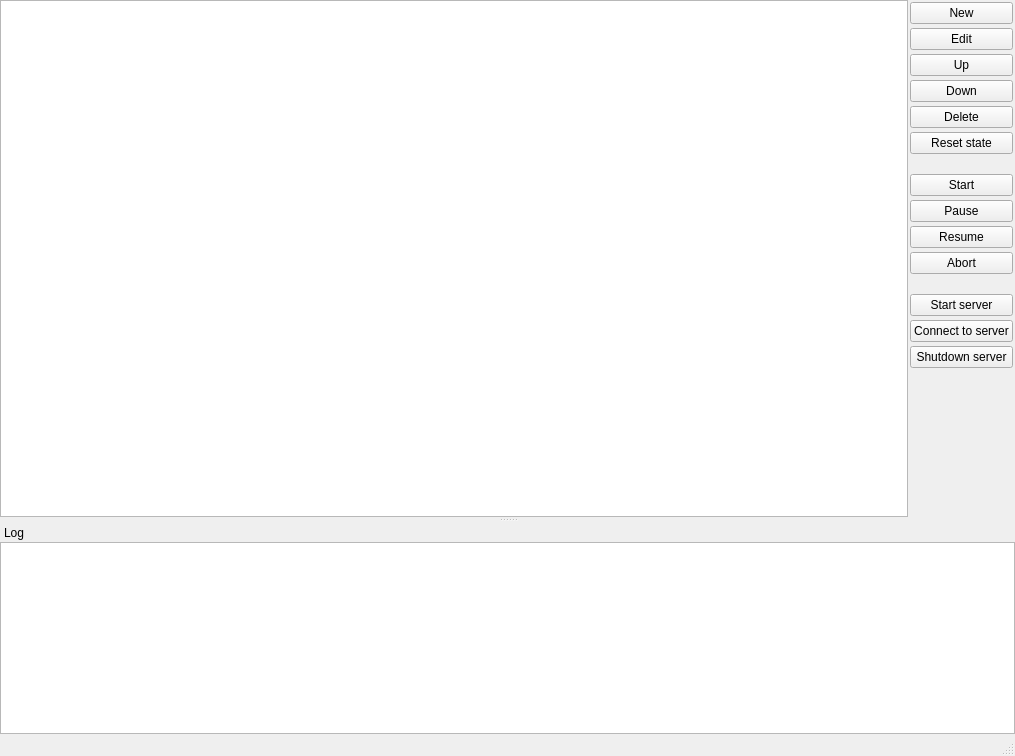
<?xml version="1.0" encoding="UTF-8"?>
<ui version="4.0">
 <class>MainWindow</class>
 <widget class="QMainWindow" name="MainWindow">
  <property name="geometry">
   <rect>
    <x>0</x>
    <y>0</y>
    <width>1015</width>
    <height>756</height>
   </rect>
  </property>
  <property name="windowIcon">
   <iconset resource="../../resources/vsedit-job-server-watcher.qrc">
    <normaloff>:/watcher.ico</normaloff>:/watcher.ico</iconset>
  </property>
  <widget class="QWidget" name="centralWidget">
   <layout class="QHBoxLayout" name="horizontalLayout">
    <property name="spacing">
     <number>2</number>
    </property>
    <property name="leftMargin">
     <number>0</number>
    </property>
    <property name="topMargin">
     <number>0</number>
    </property>
    <property name="rightMargin">
     <number>0</number>
    </property>
    <property name="bottomMargin">
     <number>0</number>
    </property>
    <item>
     <widget class="QTableView" name="jobsTableView">
      <property name="autoScroll">
       <bool>false</bool>
      </property>
      <property name="selectionBehavior">
       <enum>QAbstractItemView::SelectRows</enum>
      </property>
      <property name="verticalScrollMode">
       <enum>QAbstractItemView::ScrollPerPixel</enum>
      </property>
      <property name="horizontalScrollMode">
       <enum>QAbstractItemView::ScrollPerPixel</enum>
      </property>
      <attribute name="horizontalHeaderHighlightSections">
       <bool>false</bool>
      </attribute>
      <attribute name="verticalHeaderVisible">
       <bool>false</bool>
      </attribute>
     </widget>
    </item>
    <item>
     <layout class="QVBoxLayout" name="verticalLayout">
      <property name="spacing">
       <number>4</number>
      </property>
      <property name="leftMargin">
       <number>0</number>
      </property>
      <property name="topMargin">
       <number>2</number>
      </property>
      <property name="rightMargin">
       <number>2</number>
      </property>
      <property name="bottomMargin">
       <number>2</number>
      </property>
      <item>
       <widget class="QPushButton" name="jobNewButton">
        <property name="text">
         <string>New</string>
        </property>
       </widget>
      </item>
      <item>
       <widget class="QPushButton" name="jobEditButton">
        <property name="text">
         <string>Edit</string>
        </property>
       </widget>
      </item>
      <item>
       <widget class="QPushButton" name="jobMoveUpButton">
        <property name="text">
         <string>Up</string>
        </property>
       </widget>
      </item>
      <item>
       <widget class="QPushButton" name="jobMoveDownButton">
        <property name="text">
         <string>Down</string>
        </property>
       </widget>
      </item>
      <item>
       <widget class="QPushButton" name="jobDeleteButton">
        <property name="text">
         <string>Delete</string>
        </property>
       </widget>
      </item>
      <item>
       <widget class="QPushButton" name="jobResetStateButton">
        <property name="text">
         <string>Reset state</string>
        </property>
       </widget>
      </item>
      <item>
       <spacer name="verticalSpacer_2">
        <property name="orientation">
         <enum>Qt::Vertical</enum>
        </property>
        <property name="sizeType">
         <enum>QSizePolicy::Preferred</enum>
        </property>
        <property name="sizeHint" stdset="0">
         <size>
          <width>20</width>
          <height>16</height>
         </size>
        </property>
       </spacer>
      </item>
      <item>
       <widget class="QPushButton" name="startButton">
        <property name="text">
         <string>Start</string>
        </property>
       </widget>
      </item>
      <item>
       <widget class="QPushButton" name="pauseButton">
        <property name="text">
         <string>Pause</string>
        </property>
       </widget>
      </item>
      <item>
       <widget class="QPushButton" name="resumeButton">
        <property name="text">
         <string>Resume</string>
        </property>
       </widget>
      </item>
      <item>
       <widget class="QPushButton" name="abortButton">
        <property name="text">
         <string>Abort</string>
        </property>
       </widget>
      </item>
      <item>
       <spacer name="verticalSpacer_3">
        <property name="orientation">
         <enum>Qt::Vertical</enum>
        </property>
        <property name="sizeType">
         <enum>QSizePolicy::Preferred</enum>
        </property>
        <property name="sizeHint" stdset="0">
         <size>
          <width>20</width>
          <height>16</height>
         </size>
        </property>
       </spacer>
      </item>
      <item>
       <widget class="QPushButton" name="startServerButton">
        <property name="text">
         <string>Start server</string>
        </property>
       </widget>
      </item>
      <item>
       <widget class="QPushButton" name="connectToServerButton">
        <property name="text">
         <string>Connect to server</string>
        </property>
       </widget>
      </item>
      <item>
       <widget class="QPushButton" name="shutdownServerButton">
        <property name="text">
         <string>Shutdown server</string>
        </property>
       </widget>
      </item>
      <item>
       <spacer name="verticalSpacer">
        <property name="orientation">
         <enum>Qt::Vertical</enum>
        </property>
        <property name="sizeHint" stdset="0">
         <size>
          <width>20</width>
          <height>40</height>
         </size>
        </property>
       </spacer>
      </item>
     </layout>
    </item>
   </layout>
  </widget>
  <widget class="QMenuBar" name="menuBar">
   <property name="geometry">
    <rect>
     <x>0</x>
     <y>0</y>
     <width>1015</width>
     <height>21</height>
    </rect>
   </property>
  </widget>
  <widget class="QStatusBar" name="statusBar"/>
  <widget class="QDockWidget" name="dockWidget">
   <property name="features">
    <set>QDockWidget::NoDockWidgetFeatures</set>
   </property>
   <property name="allowedAreas">
    <set>Qt::BottomDockWidgetArea</set>
   </property>
   <property name="windowTitle">
    <string>Log</string>
   </property>
   <attribute name="dockWidgetArea">
    <number>8</number>
   </attribute>
   <widget class="QWidget" name="dockWidgetContents">
    <layout class="QGridLayout" name="gridLayout">
     <property name="leftMargin">
      <number>0</number>
     </property>
     <property name="topMargin">
      <number>0</number>
     </property>
     <property name="rightMargin">
      <number>0</number>
     </property>
     <property name="bottomMargin">
      <number>0</number>
     </property>
     <property name="spacing">
      <number>0</number>
     </property>
     <item row="0" column="0">
      <widget class="VSEditorLog" name="logView">
       <property name="textInteractionFlags">
        <set>Qt::LinksAccessibleByKeyboard|Qt::LinksAccessibleByMouse|Qt::TextBrowserInteraction|Qt::TextSelectableByKeyboard|Qt::TextSelectableByMouse</set>
       </property>
      </widget>
     </item>
    </layout>
   </widget>
  </widget>
 </widget>
 <customwidgets>
  <customwidget>
   <class>VSEditorLog</class>
   <extends>QTextEdit</extends>
   <header>../../common-src/log/vs_editor_log.h</header>
  </customwidget>
 </customwidgets>
 <resources>
  <include location="resources/vsedit-job-server-watcher.qrc"/>
 </resources>
 <connections/>
</ui>
